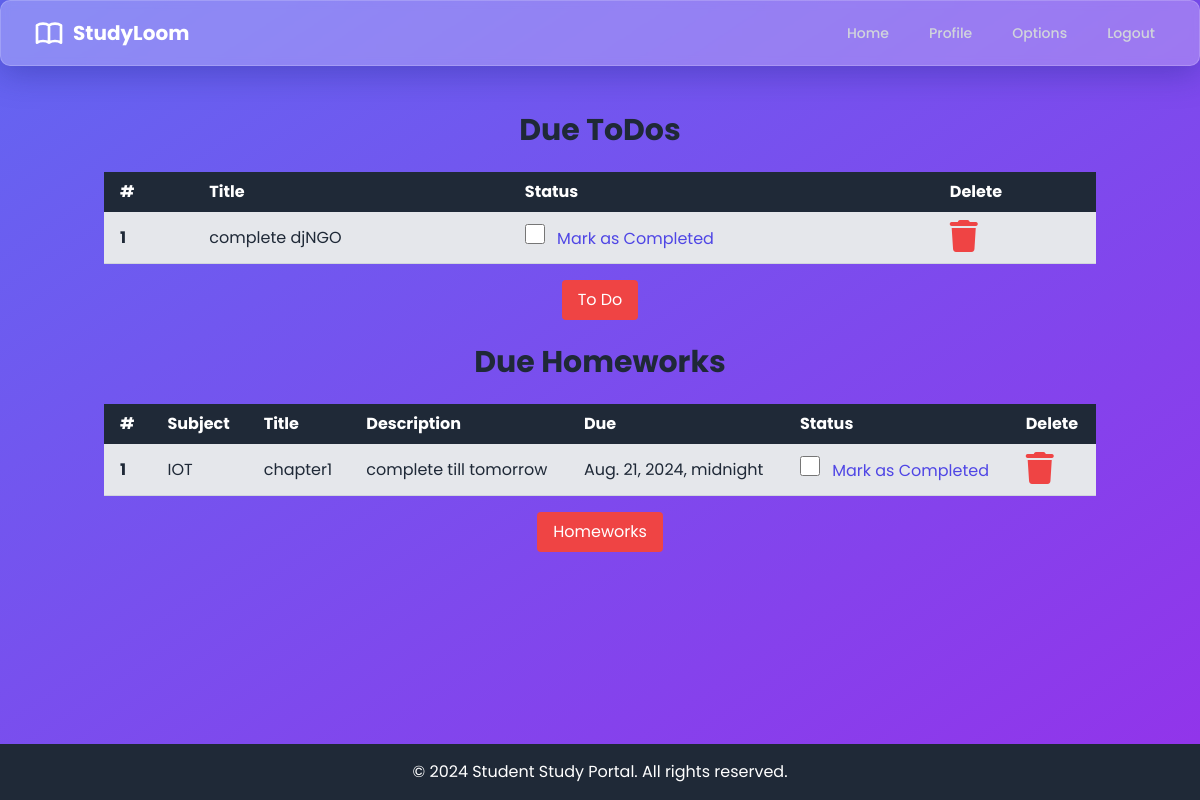
Page /profile/ (signed in) on the committed database.
### dashboard/models.py (models this page shows, shortened)
class Todo(models.Model):
    user=models.ForeignKey(User,on_delete=models.CASCADE)
    title=models.CharField(max_length=100)
    is_finished=models.BooleanField(default=False)

class Homework(models.Model):
    user=models.ForeignKey(User,on_delete=models.CASCADE)
    subject=models.CharField(max_length=50)
    title=models.CharField(max_length=100)
    desription=models.TextField()
    due=models.DateTimeField()
    is_finished=models.BooleanField(default=False)

### dashboard/views.py (the view)
# urls.py: path('profile/',dash_views.profile,name='profile'),
@login_required
def profile(request):
    homeworks = Homework.objects.filter(is_finished=False, user=request.user)
    todos = Todo.objects.filter(is_finished=False, user=request.user)
    homework_done = not homeworks.exists()
    todos_done = not todos.exists()
    context = {
        'homeworks': homeworks,
        'todos': todos,
        'homework_done': homework_done,
        'todos_done': todos_done
    }
    return render(request, 'dashboard/profile.html', context)

### dashboard/templates/dashboard/profile.html (shortened to what this page needs)
{% extends 'dashboard/base.html' %}
{% load static %}
{% block content %}
<section class="text-center py-8">
    <div class="container mx-auto px-4">
        {% if not todos_done %}
            <h2 class="text-3xl font-bold text-gray-800 mb-6">Due ToDos</h2>
            <div class="overflow-x-auto">
                <table class="table-auto w-full text-left border-collapse">
                    <thead class="bg-gray-800 text-white">
                        <tr>
                            <th scope="col" class="px-4 py-2">#</th>
                            <th scope="col" class="px-4 py-2">Title</th>
                            <th scope="col" class="px-4 py-2">Status</th>
                            <th scope="col" class="px-4 py-2">Delete</th>
                        </tr>
                    </thead>
                    <tbody class="bg-gray-200 text-gray-800">
                        {% for todo in todos %}
                        <tr class="border-b border-gray-300 hover:bg-gray-100">
                            <th scope="row" class="px-4 py-2">{{ forloop.counter }}</th>
                            <td class="px-4 py-2">{{ todo.title }}</td>
                            <td class="px-4 py-2">
                                <form method="POST" action="{% url 'update-todo' todo.id %}">
                                    <input
                                        class="form-check-input h-5 w-5 text-indigo-600"
                                        type="checkbox"
                                        name="is_finished"
                                        onchange="this.form.submit()">
                                    <label class="ml-2 text-indigo-600 cursor-pointer">Mark as Completed</label>
                                </form>
                            </td>
                            <td class="px-4 py-2">
                                <a href="{% url 'delete-todo' todo.id %}" class="text-red-500 hover:text-red-700">
                                    <i class="fa fa-trash fa-2x"></i>
                                </a>
                            </td>
                        </tr>
                        {% endfor %}
                    </tbody>
                </table>
            </div>
        {% else %}
            <h3 class="text-xl font-semibold text-green-600 mt-4">All ToDos are completed!!!!</h3>
        {% endif %}
        <a href="{% url 'todo' %}" class="btn btn-danger mt-4 inline-block bg-red-500 text-white px-4 py-2 rounded hover:bg-red-600 transition">To Do</a>
        <br><br>
        {% if not homework_done %}
            <h2 class="text-3xl font-bold text-gray-800 mb-6">Due Homeworks</h2>
            <div class="overflow-x-auto">
                <table class="table-auto w-full text-left border-collapse">
                    <thead class="bg-gray-800 text-white">
                        <tr>
                            <th scope="col" class="px-4 py-2">#</th>
                            <th scope="col" class="px-4 py-2">Subject</th>
                            <th scope="col" class="px-4 py-2">Title</th>
                            <th scope="col" class="px-4 py-2">Description</th>
                            <th scope="col" class="px-4 py-2">Due</th>
                            <th scope="col" class="px-4 py-2">Status</th>
                            <th scope="col" class="px-4 py-2">Delete</th>
                        </tr>
                    </thead>
                    <tbody class="bg-gray-200 text-gray-800">
                        {% for homework in homeworks %}
                        <tr class="border-b border-gray-300 hover:bg-gray-100">
                            <th scope="row" class="px-4 py-2">{{ forloop.counter }}</th>
                            <td class="px-4 py-2">{{ homework.subject }}</td>
                            <td class="px-4 py-2">{{ homework.title }}</td>
                            <td class="px-4 py-2">{{ homework.desription }}</td>
                            <td class="px-4 py-2">{{ homework.due }}</td>
                            <td class="px-4 py-2">
                                <form method="POST" action="{% url 'update-homework' homework.id %}">
                                    <input
                                        class="form-check-input h-5 w-5 text-indigo-600"
                                        type="checkbox"
                                        name="is_finished"
                                        onchange="this.form.submit()">
                                    <label class="ml-2 text-indigo-600 cursor-pointer">Mark as Completed</label>
                                </form>
                            </td>
                            <td class="px-4 py-2">
                                <a href="{% url 'delete-homework' homework.id %}" class="text-red-500 hover:text-red-700">
                                    <i class="fa fa-trash fa-2x"></i>
                                </a>
                            </td>
                        </tr>
                        {% endfor %}
                    </tbody>
                </table>
            </div>
        {% else %}
            <h3 class="text-xl font-semibold text-green-600 mt-4">All Homeworks are completed!!!!</h3>
        {% endif %}
        <a href="{% url 'homework' %}" class="btn btn-danger mt-4 inline-block bg-red-500 text-white px-4 py-2 rounded hover:bg-red-600 transition">Homeworks</a>
    </div>
</section>
{% endblock content %}

### dashboard/templates/dashboard/base.html (style rules this page uses)
body { font-family: 'Poppins', sans-serif; }

### rows in the picture
Todo: title "complete djNGO"
Homework: subject "IOT", title "chapter1", desription "complete till tomorrow", due "Aug. 21, 2024, midnight"
